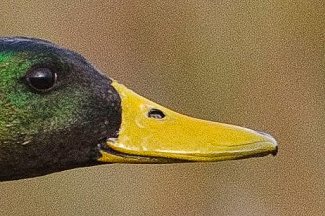
#> input picture projeto1/imagem1.png, 325 x 216 px
$ jupyter execute projeto1.ipynb
#> lines starting #> are read from the running program, lines starting #| are printed output that depends on the picture
# Projeto 1
## Técnicas de antisserrilhamento (anti-aliasing)
* Uma imagem serrilhada, também conhecida como imagem pixelada, ocorre quando os pixels em uma imagem são visíveis porque não há pixels suficientes para representar a imagem com suavidade.

### OpenCV (cv2)
- **Introdução da técnica escolhida**: OpenCV é uma biblioteca de visão computacional de código aberto.
- **Por quem foi criada**: Foi criada por Gary Bradsky com o apoio da Intel em 2000.
- **Quando**: Foi lançada oficialmente em 2000.
- **Por que**: Foi criada para fornecer uma infraestrutura comum para aplicações de visão computacional e para acelerar o uso da percepção de máquina na comercialização de produtos.
- **Como funciona**: OpenCV possui módulos para processamento de imagem, estruturas de dados, álgebra linear, interfaces gráficas básicas e muito mais.
- **Pontos fortes**: É eficiente, possui algoritmos de última geração e é amplamente utilizada na comunidade de visão computacional.
- **Pontos fracos**: Pode ser complexa para iniciantes e a documentação pode ser difícil de entender.

## Codigo

1. `import cv2`: Este comando importa a biblioteca OpenCV (Open Source Computer Vision Library), que é uma biblioteca de programação voltada para o processamento de imagens e visão computacional.

2. `import matplotlib.pyplot as plt`: Este comando importa a biblioteca Matplotlib, que é uma biblioteca para a criação de visualizações estáticas, animadas e interativas em Python. Neste caso, estamos usando o módulo `pyplot` para exibir as imagens.

3. `img = cv2.imread('imagem1.png')`: Este comando usa a função `imread` do OpenCV para ler a imagem 'imagem1.png' e armazená-la na variável `img` como uma matriz NumPy.

4. `img_suavizada = cv2.GaussianBlur(img, (5, 5), 0)`: Este comando usa a função `GaussianBlur` do OpenCV para aplicar um filtro de borramento Gaussiano à imagem. O segundo argumento `(5, 5)` especifica o tamanho do kernel (a "janela" que o filtro usa ao redor de cada pixel). O terceiro argumento `0` especifica o desvio padrão no eixo X e no eixo Y; quando é definido como `0`, ele é calculado com base no tamanho do kernel.

5. `cv2.imwrite('imagem_suavizada.png', img_suavizada)`: Este comando usa a função `imwrite` do OpenCV para escrever a imagem suavizada em um arquivo chamado 'imagem_suavizada.png'.

6. `img = cv2.cvtColor(img, cv2.COLOR_BGR2RGB)` e `img_suavizada = cv2.cvtColor(img_suavizada, cv2.COLOR_BGR2RGB)`: Estes comandos usam a função `cvtColor` do OpenCV para converter as imagens do espaço de cores BGR (Blue, Green, Red), que é o padrão do OpenCV, para o espaço de cores RGB (Red, Green, Blue), que é o padrão do Matplotlib.

7. As linhas restantes com `plt.figure`, `plt.subplot` e `plt.imshow` usam funções do Matplotlib para criar uma figura, adicionar subplots à figura e exibir as imagens nos subplots.

[cell 1]
import cv2
import matplotlib.pyplot as plt

img = cv2.imread('imagem1.png')
#> img is the input picture: shape (216, 325, 3); mean B, G, R 71.3, 113.9, 135.9

img_suavizada = cv2.GaussianBlur(img, (5, 5), 0)
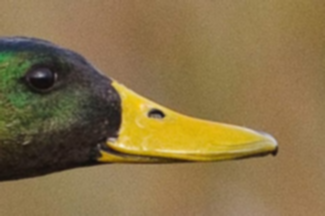
#> img_suavizada: shape (216, 325, 3); mean B, G, R 71.3, 113.9, 135.9

cv2.imwrite('imagem_suavizada.png', img_suavizada)

img = cv2.cvtColor(img, cv2.COLOR_BGR2RGB)
img_suavizada = cv2.cvtColor(img_suavizada, cv2.COLOR_BGR2RGB)

plt.figure(figsize=(16, 16))
plt.subplot(2, 2, 1)
plt.imshow(img)
plt.subplot(2, 2, 2)
plt.imshow(img_suavizada)
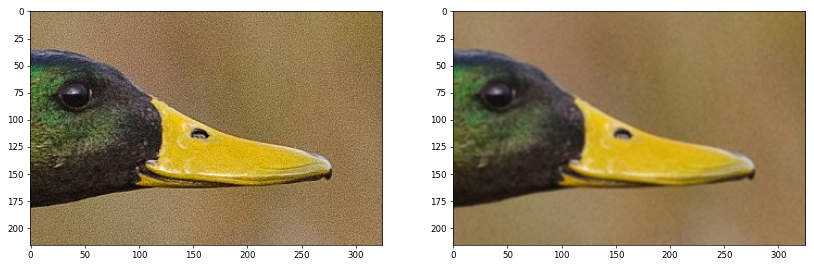
#> figure drawn by matplotlib, 2 panels
